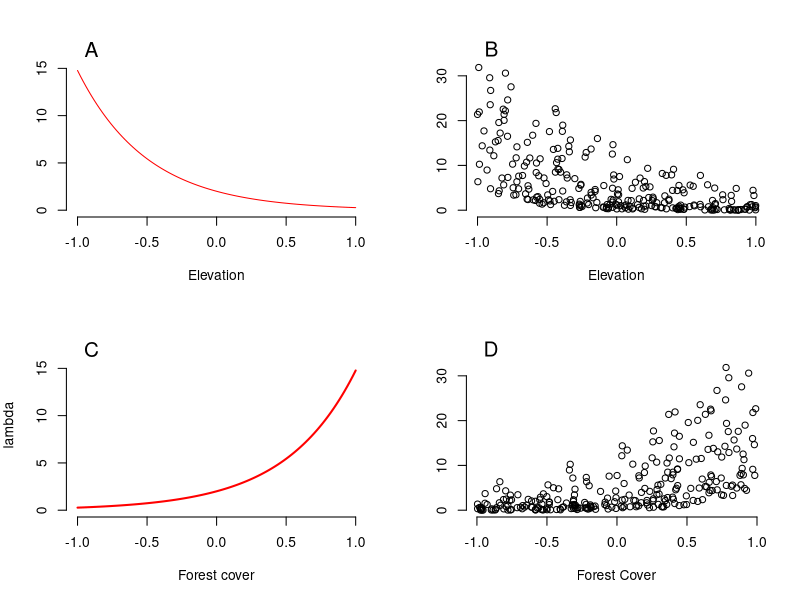
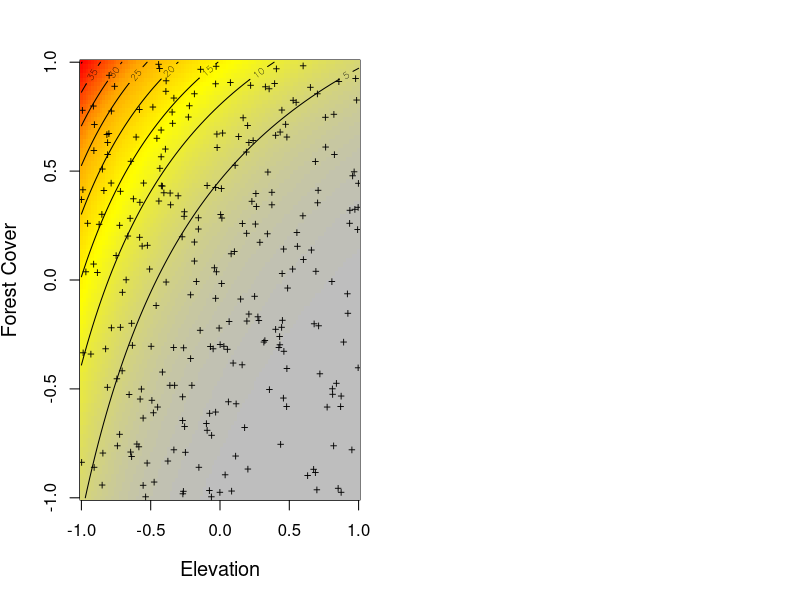
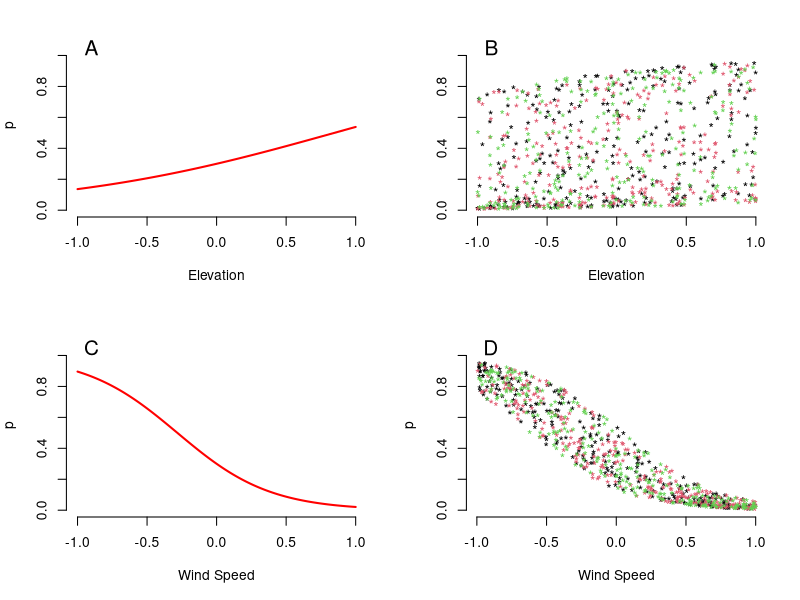
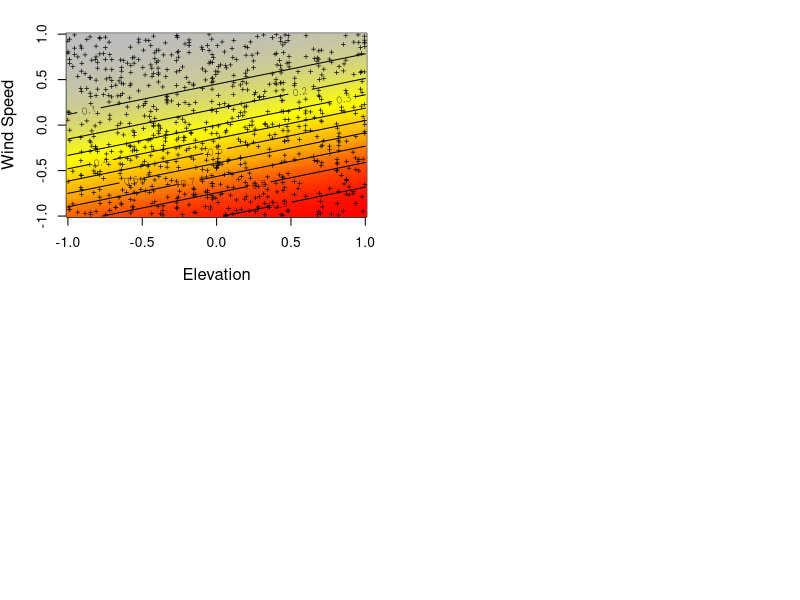
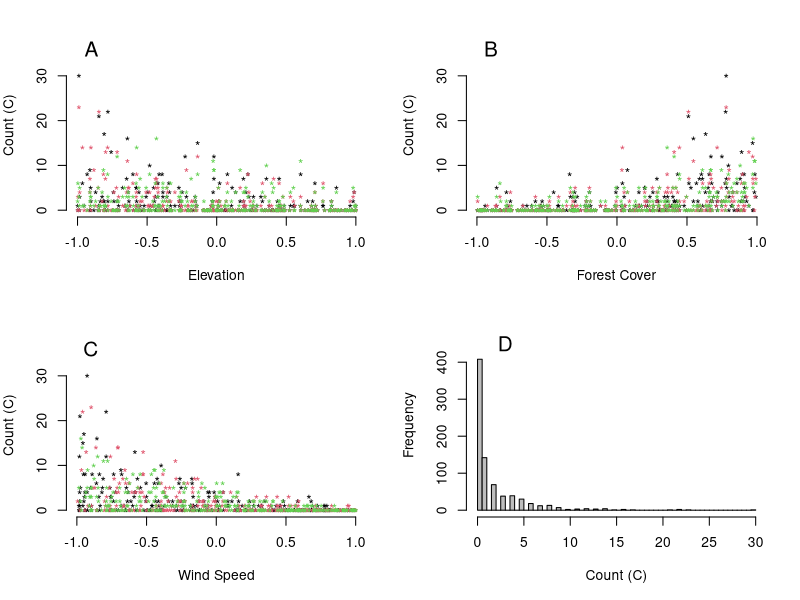
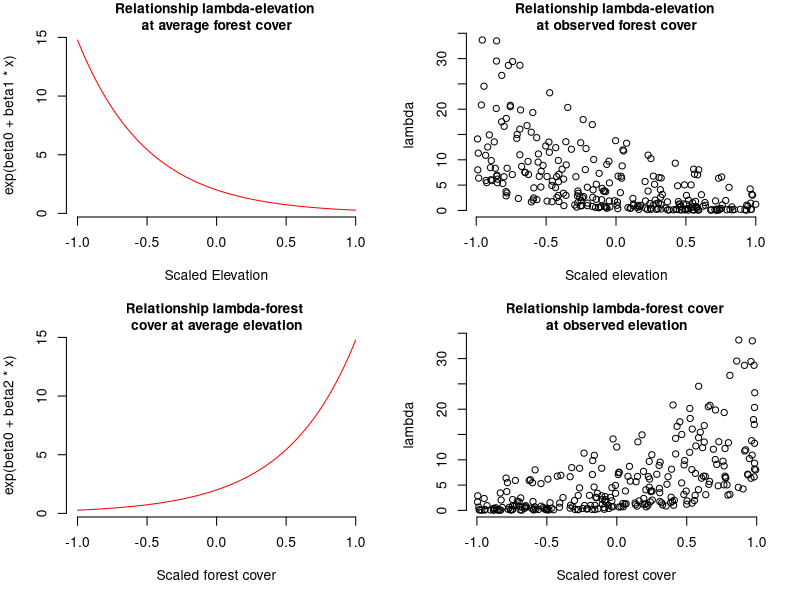
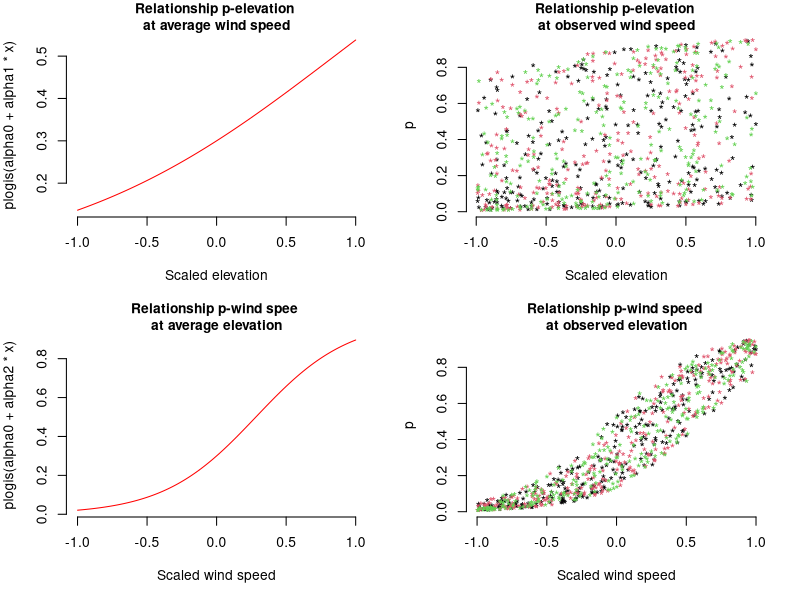
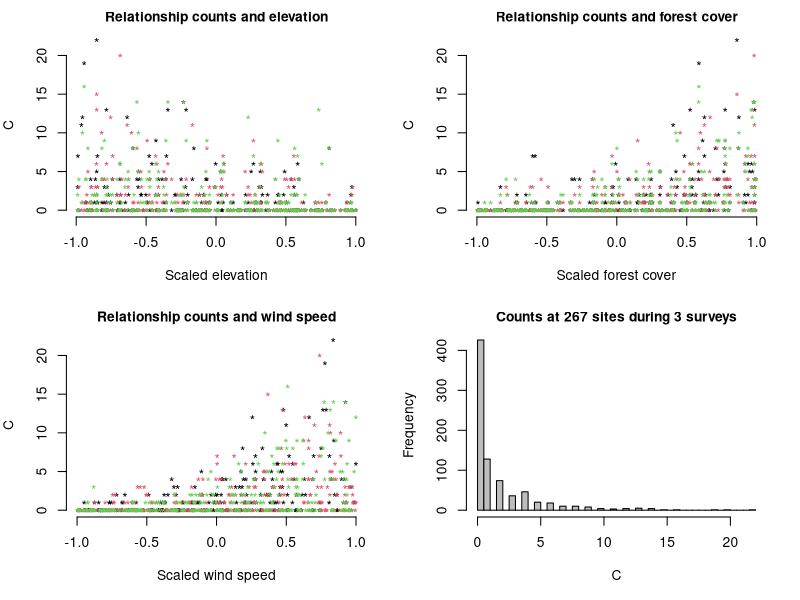

Write the R code that produced these figures, in order.
## ---- chunk 1
knitr::opts_chunk$set(echo = TRUE)
## ---- chunk 2
M <- 267 # Number of spatial replicates (sites)
J <- 3 # Number of temporal replicates (counts)
## ---- chunk 3
set.seed(24) # for following along the book, note that we should avoid setting the seed when exploring simulations so we dont get 'stuck' on a particular simulations outcome 

# Generate values for the covariates that are all scaled to a range of -1 to 1 (use uniform distribution)
elev <- runif(n=M, -1, 1) # scaled elevation of a site
forest <- runif(n=M, -1,1) # scaled forest cover at each site
wind <- array(runif(n=M*J, -1,1), dim = c(M,J)) # scaled wind speed 
## ---- chunk 4
mean.lambda <- 2 # Mean expected abundance of great tits
beta0 <- log(mean.lambda) # Same on logscale (=log-scale intercept)
beta1 <- -2 # Effect (slope) of elevation
beta2 <- 2 # Effect (slope) of forest-cover
beta3 <- 1 # Interaction effect (slope) of elev and forest
## ---- chunk 5
log.lambda <- beta0 + beta1*elev + beta2*forest + beta3*elev*forest
lambda <- exp(log.lambda) # inverse link transformation

par(mfrow=c(2,2), mar = c(5,4,2,2), cex.main = 1)
curve(exp(beta0+beta1*x), -1,1, col = "red", frame.plot=FALSE, ylim=c(0,18), xlab = "Elevation", ylab = "")
text(-0.9, 17, "A", cex = 1.5)
plot(elev, lambda, frame.plot = FALSE, ylim = c(0, 38), xlab = "Elevation", ylab = "")
text(-0.9, 36, "B", cex = 1.5)
curve(exp(beta0 + beta2*x), -1,1, col = "red", frame.plot=FALSE, ylim = c(0,18), xlab = "Forest cover", ylab = "lambda", lwd = 2)
text(-0.9, 17, "C", cex = 1.5)
plot(forest, lambda, frame.plot=FALSE, ylim=c(0,38), xlab = "Forest Cover", ylab = "")
text(-0.9,36, "D", cex=1.5)
## ---- chunk 6
# Compute expected abundance for a grid of elevation and forest cover, note this is for building a visual, we dont actually change the underlying simulation at all.
cov1 <- seq(-1,1,, 100) # Values for elevation
cov2 <- seq(-1,1,,100) # Values for forest cover 

lambda.matrix <- array(NA, dim = c(100,100)) # Prediction Matrix, for every combo of values of elevation and forest cover

for(i in 1:100){
  for(j in 1:100){
    lambda.matrix[i,j] <- exp(beta0 + beta1*cov1[i] + beta2*cov2[j] + beta3 * cov1[i]*cov2[j])
  }
}

par(mfrow = c(1,2), mar = c(5,4,3,2), cex.main = 1.6)
mapPalette <- colorRampPalette(c("grey", "yellow", "orange", "red"))
image(x = cov1, y = cov2, z = lambda.matrix, col = mapPalette(100), xlab = "Elevation", ylab = "Forest Cover", cex.lab = 1.2)
contour(x = cov1, y = cov2, z = lambda.matrix, add = TRUE, lwd = 1)
matpoints(elev, forest, pch = "+", cex = 0.8) # add observed cov values 

## ---- chunk 7
N <- rpois(n = M, lambda = lambda) # Realized Abundance 
sum(N) # total population size at M sites
table(N) # Frequency distribution of tit abundance 
## ---- chunk 8
mean.detection <- 0.3 # Mean expected detection probability
alpha0 <- qlogis(mean.detection) # Same on logit scale (intercept)
alpha1 <- 1 # Effect (slope) of elevation
alpha2 <- -3 # Effect (slope) of wind speed
alpha3 <- 0 # Interaction effect (slope) of elev and wind
## ---- chunk 9
logit.p <- alpha0 + alpha1*elev + alpha2*wind + alpha3*elev*wind 
p <- plogis(logit.p) # inverse link transform
mean(p) # average per-individual p is 0.38 

par(mfrow = c(2,2), mar = c(5,4,2,2), cex.main = 1)
curve(plogis(alpha0 + alpha1*x), -1, 1, col = "red", frame.plot = FALSE, ylim = c(0,1.1), xlab = "Elevation", ylab = "p", lwd = 2)
text(-0.9, 1.05, "A", cex = 1.5)
matplot(elev, p, pch = "*", frame.plot=FALSE, ylim = c(0,1.1), xlab = "Elevation", ylab = "")
text(-0.9, 1.05, "B", cex = 1.5)
curve(plogis(alpha0 + alpha2*x), -1, 1, col = "red", frame.plot = FALSE, ylim = c(0, 1.1), 
      xlab = "Wind Speed", ylab = "p", lwd = 2)
text(-0.9, 1.05, "C", cex = 1.5)
matplot(wind, p, pch="*", frame.plot = FALSE, ylim = c(0, 1.1), xlab = "Wind Speed", ylab = "p")
text(-0.9, 1.05, "D", cex = 1.5)

## ---- chunk 10
# comput eexpected detection probability for a grid of elevation and windspeed.
cov1 <- seq(-1, 1,, 100) # values of elevation
cov2 <- seq(-1,1,,100) # values of wind speed
p.matrix <- array(NA, dim = c(100,100)) # Prediction matrix which combines every value in cov1 with every other value in cov2
for(i in 1:100){
  for(j in 1:100){
    p.matrix[i,j] <- plogis(alpha0 + alpha1 * cov1[i] + alpha2*cov2[j] + alpha3*cov1[i]*cov2[j])
  }
}
image(x = cov1, y = cov2, z = p.matrix, col = mapPalette(100), xlab = "Elevation", ylab = "Wind Speed", cex.lab = 1.2)
contour(x = cov1, y = cov2, z = p.matrix, add = TRUE, lwd = 1)
matpoints(elev, wind, pch="+", cex = 0.7, col = "black") # covariate values in dataset 
## ---- chunk 11
C <- matrix(NA, nrow = M, ncol = J) # Prepare array for counts
# Generate counts
for(i in 1:J){
  C[,i] <- rbinom(n = M, size = N, prob = p[,i])
}

# display measures of sites (rows), replicated surveys (the cols), and the true abundance of tits 
head(cbind("True N" = N, "1st Count" = C[,1], "2nd Count" = C[,2], "3rd Count" = C[,3]), 10)
## ---- chunk 12
par(mfrow=c(2,2), mar = c(5,4,2,2), cex.main = 1)
matplot(elev, C, pch = "*", frame.plot = FALSE, ylim = c(0,38), xlab = "Elevation", ylab = "Count (C)")
text(-0.9, 36, "A", cex = 1.5)
matplot(forest, C, pch = "*", frame.plot = FALSE, ylim = c(0,38), xlab = "Forest Cover", ylab = "Count (C)")
text(-0.9, 36, "B", cex = 1.5)
matplot(wind, C, pch = "*", frame.plot = FALSE, ylim = c(0,38), xlab = "Wind Speed", ylab = "Count (C)")
text(-0.9, 36, "C", cex = 1.5)
hist(C, breaks = 50, col = "grey", ylim = c(0,460), main = "", xlab = "Count (C)")
text(3,450, "D", cex = 1.5)
## ---- chunk 13
sum(N) # True Total Abundance (All sites)
sum(apply(C, 1, max)) # 'Observed' total abundance (All sites)
## ---- chunk 14
(sum(N) - sum(apply(C, 1, max)))/sum(N) * 100 # (True Abundance - Obs Abundance / True Abundance) * 100
## ---- chunk 15
sum(N>0) # the true number of occupied sites
sum(apply(C,1,max)>0) # the 'observed' number of occupied sites
## ---- chunk 16
(sum(N>0) - sum(apply(C,1,max)>0))/sum(N>0) * 100 
## ---- chunk 17
# function definition with set of default values
data.fn <- function(M = 267, J = 3, mean.lambda = 2, beta1 = -2, beta2 = 2, beta3 = 1, 
                    mean.detection = 0.3, alpha1 = 1, alpha2 = 3, alpha3 = 0, show.plot = TRUE){
  # function to simulate point counts replicated at M sites during J occasions 
  # population closure is assumed for each site
  # expected abundance may be affected by elevation (elev) 
  # forest cover (forest) and their interactions
  # expected detection probability may be affected by elevation.
  # wind speed (wind) and their interaction 
  # function arguments
  #   M: Number of spatial replicates (sites)
  #   J: Number of temporal replicates (occasions)
  #   mean.lambda: Mean abundance at value 0 of abudance and covariates
  #   beta1: Main effect of elevation on abundance 
  #   beta2: Main effect of forest cover on abundance
  #   beta3: Interaction effect of abundance of elevation and forest cover
  #   mean.detection: Mean detection prob. at value 0 of detection covariates 
  #   alpha1: Main effect of elevation on detection probability 
  #   alpha2: Main effect of wind speed on detection probability 
  #   alpha3: Interaction effect on detection of elevation and wind speed
  #   show.plot: if TRUE, plots of the data will be displayed; set to FALSE if you are running simulations
  # Create covariates
  elev <- runif(n = M, -1,1) # scaled elevation
  forest <- runif(n = M, -1,1) # scaled forest cover
  wind <- array(runif(n = M*J, -1,1), dim = c(M,J)) # scaled wind speed
  # Model for abundance 
  beta0 <- log(mean.lambda) # Mean abundance on link scale
  lambda <- exp(beta0 + beta1*elev + beta2*forest + beta3*elev*forest) 
  N <- rpois(n = M, lambda = lambda) # Realized abundance 
  Ntotal <- sum(N) # Total Abundance (all sites)
  psi.true <- mean(N>0) # True Occupancy in sample
  # Plots 
  if(show.plot){
    par(mfrow = c(2,2), cex.main = 1)
    devAskNewPage(ask = TRUE)
    curve(exp(beta0 + beta1*x), -1,1, col = "red", main = "Relationship lambda-elevation \nat average forest cover", frame.plot = F, xlab = "Scaled Elevation")
    plot(elev, lambda, xlab = "Scaled elevation", main = "Relationship lambda-elevation \nat observed forest cover", frame.plot = F)
    curve(exp(beta0 + beta2*x), -1,1, col = "red", main = "Relationship lambda-forest \ncover at average elevation", xlab = "Scaled forest cover", frame.plot = F)
    plot(forest, lambda, xlab = "Scaled forest cover", main = "Relationship lambda-forest cover \nat observed elevation", frame.plot = F)
  }
    # Model for observations
    alpha0 <- qlogis(mean.detection) # mean detection on link scale 
    p <- plogis(alpha0 + alpha1*elev + alpha2*wind + alpha3*elev*wind)
    C <- matrix(NA, nrow = M, ncol = J) # prepare matrix for counts
    for(i in 1:J){ # generate counts by survey
      C[,i] <- rbinom(n=M, size = N, prob = p[,i])
    }
    summaxC <- sum(apply(C,1,max)) # Sum of max counts (all sites)
    psi.obs <- mean(apply(C,1,max) > 0) # Observed occupancy in sample 
    # More plots 
    if(show.plot){
      par(mfrow = c(2,2))
      curve(plogis(alpha0 + alpha1*x), -1,1, col = "red", main = "Relationship p-elevation \nat average wind speed", xlab = "Scaled elevation", frame.plot = F)
      matplot(elev, p, xlab = "Scaled elevation", main = "Relationship p-elevation \nat observed wind speed", pch = "*", frame.plot = F)
      curve(plogis(alpha0 + alpha2*x), -1,1, col = "red", main = "Relationship p-wind spee \nat average elevation", xlab = "Scaled wind speed", frame.plot = F)
      matplot(wind, p, xlab = "Scaled wind speed", main = "Relationship p-wind speed \nat observed elevation", pch = "*", frame.plot = F)
      
      matplot(elev, C, xlab = "Scaled elevation", main = "Relationship counts and elevation", pch = "*", frame.plot = F)
      matplot(forest, C, xlab = "Scaled forest cover", main = "Relationship counts and forest cover", pch = "*", frame.plot = F)
      matplot(wind, C, xlab = "Scaled wind speed", main = "Relationship counts and wind speed", pch = "*", frame.plot = F)
      desc <- paste('Counts at', M, 'sites during', J, 'surveys')
      hist(C, main = desc, breaks = 50, col = "grey")
    }
    # Output 
    return(list(M = M, J = J, mean, lambda = mean.lambda, beta0 = beta0, beta1 = beta1, beta2 = beta2, beta3 = beta3, mean.detection = mean.detection, alpha0 = alpha0, alpha1 = alpha1, alpha2 = alpha2, alpha3 = alpha3, elev = elev, forest = forest, wind = wind, lambda = lambda, N = N, p = p, C = C, Ntotal = Ntotal, psi.true = psi.true, summaxC = summaxC, psi.obs = psi.obs))
}

## ---- chunk 18
data.fn() # exectute function with default arguments
data.fn(show.plot = FALSE) # same without plots
data.fn(M = 267, J = 3, mean.lambda = 2, beta1 = -2, beta2= 2, beta3 = 1, mean.detection = 0.3, alpha1 = 1, alpha2 = -3, alpha3 = 0) # make defaults explicit
data <- data.fn() # assign results to an object called data

## ---- chunk 19
simrep <- 10000 # Simulate 10,000 times
NTOTAL <- SUMMAXC <- numeric(simrep)
for(i in 1:simrep){
  data <- data.fn(show.plot = FALSE)
  NTOTAL[i] <- data$Ntotal
  SUMMAXC[i] <- data$summaxC
}
plot(sort(NTOTAL), ylim = c(min(SUMMAXC), max(NTOTAL)), ylab = "", xlab = "Simulation", col = "red", frame = FALSE)
points(SUMMAXC[order(NTOTAL)], col = "blue")
## ---- chunk 20
data.fn(J = 2) # Only two surveys
data.fn(J = 1) # No temporal replicate
data.fn(M = 1, J = 100) # No spatial replicates, but 100 counts
data.fn(beta3 = 1) # With interaction elev-wind on p
data.fn(M = 267, J = 3, mean.lambda = 2, beta1 = -2, beta2 = 2, beta3 = 1, mean.detection = 1) # No obs process (i.e. p = 1, perfect detection)
data.fn(mean.lambda = 50) # really common species 
data.fn(mean.lambda = 0.05) # really rare species 

## ---- chunk 21
set.seed(24)
data <- data.fn(show.plot = FALSE)
str(data)
## ---- chunk 22
data <- data[-3] # remove unnamed fxn
attach(data) # Make the objects inside of data accessible directly
# note taht masked vars will exist if there are things in your enviroment with the same var names
detach(data) # clean up, make sure to detach data after use 
## ---- chunk 23
data <- data.fn(J = 1, mean.detection = 1, show.plot = FALSE)
str(data)
data <- data[-3] # remove function summary
summary(fmPois <- glm(C ~ elev*forest, family = poisson, data = data))
presence <- ifelse(data$C > 0, 1, 0)
summary(fmBern <- glm(presence ~ elev*forest, family = binomial(link = "cloglog"), data = data))
